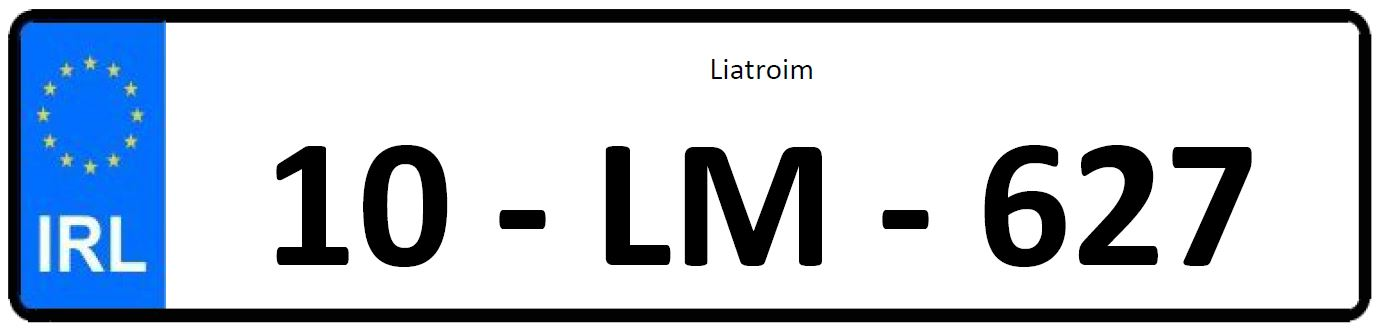
%> input picture IPA/number_plate_6.jpg, 1380 x 330 px
$ octave Assignment.m   (GNU Octave 9; MATLAB toolbox functions it lacks are replaced by stand-ins)
%> lines starting %> are read from the running program, lines starting %| are printed output that depends on the picture
%Algorithm.
% Read Image.
% Apply Noise.
%Convert into Grey Scale.
% Take the Complement of Grey Scale.
% Apply Filters
% Apply Erosion
% Apply Llyod Segmentation
% Extract Biggest Blob.
% Subtract the Image.
% Remove Smallest Blob.
% Count the Blob.

%Add path
addpath('C:\VSG_IPA_toolbox');
%Clear environment
clc;
clear all;

% [6 lines of commented-out code are left out]
image = imread('number_plate_6.jpg');
%> image is the input picture: size 330x1380x3 uint8; mean R, G, B 186.9, 195.6, 206.5
disp('Image read sucessfully');

dimension = figure;
imshow(image);
set(dimension,'Name','Given Input Image');
%Adding Noise
imageNoise = imnoise(image,'gaussian',0,0.2);
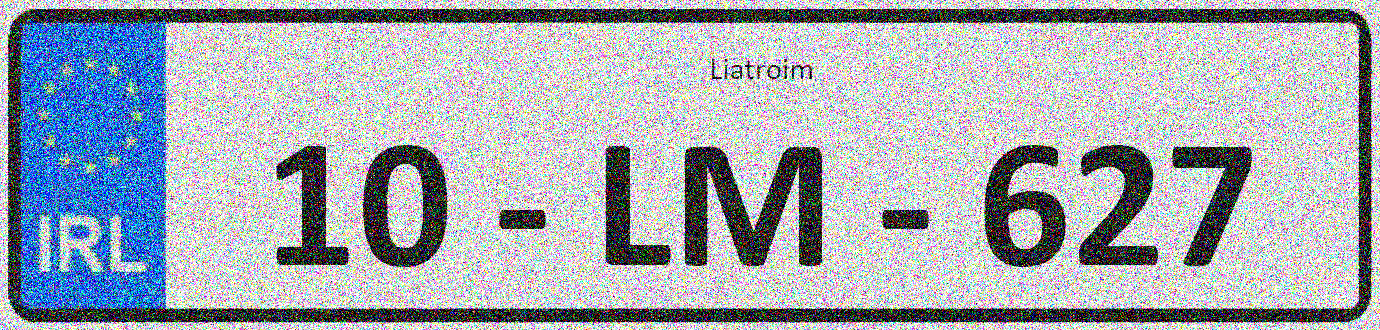
%> imageNoise: size 330x1380x3 uint8; mean R, G, B 165.8, 171.4, 178.6

%Converting into Grey Scale Image.
GreyImage = rgb2gray(imageNoise);
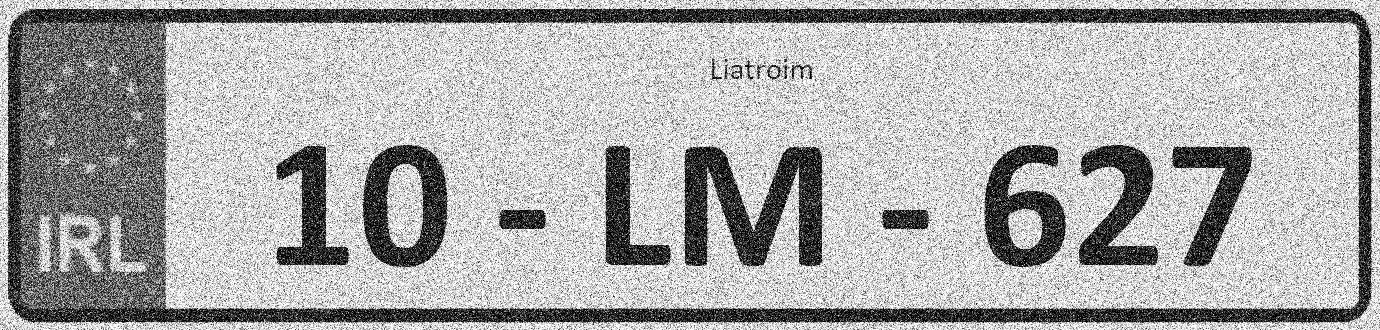
%> GreyImage: size 330x1380 uint8; min 0, max 255, mean 170.5
disp('Converted into  GreyScale Sucessfully');

% Applying NOT on the Grey Scale Image.
%> (the run ends here)

$ run again, with IPA/number_plate_1.jpg copied over IPA/number_plate_6.jpg
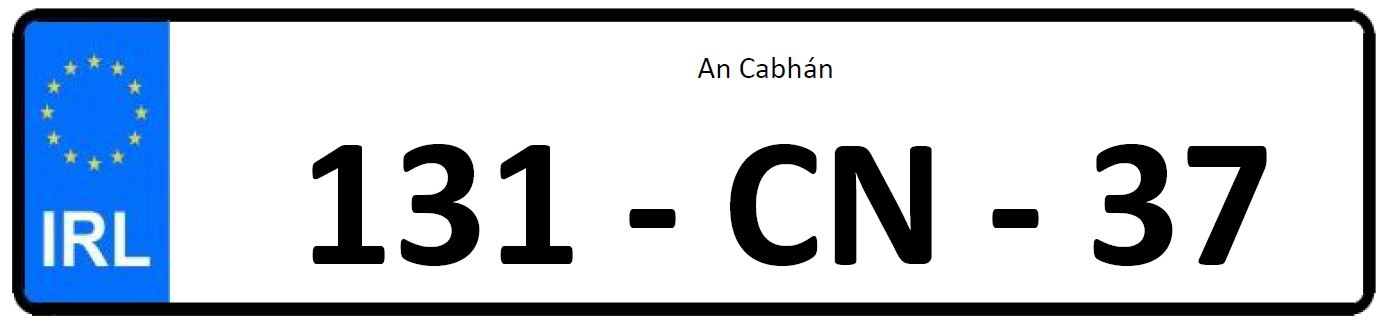
%> input picture IPA/number_plate_1.jpg, 1393 x 328 px
%> image is the input picture: size 328x1393x3 uint8; mean R, G, B 189.9, 198.4, 209
%> `imageNoise = imnoise(image,'gaussian',0,0.2);`:
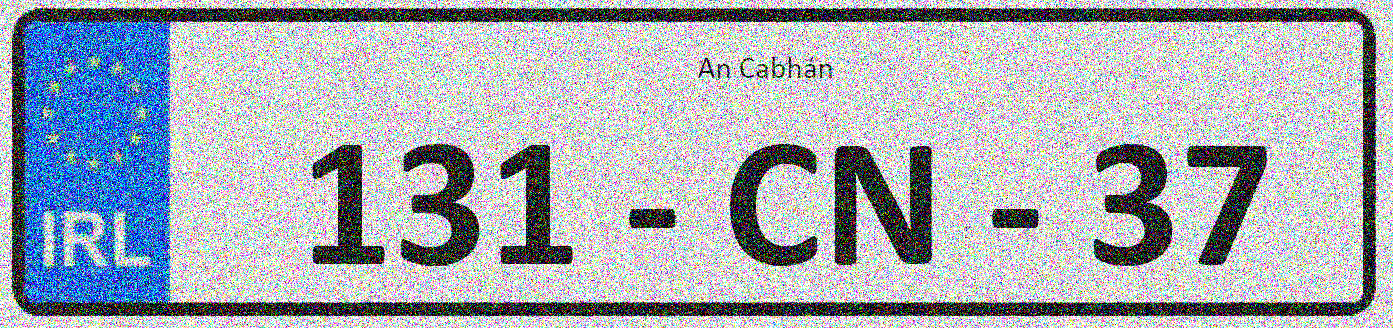
%> imageNoise: size 328x1393x3 uint8; mean R, G, B 167.7, 173.2, 180.2
%> `GreyImage = rgb2gray(imageNoise);`:
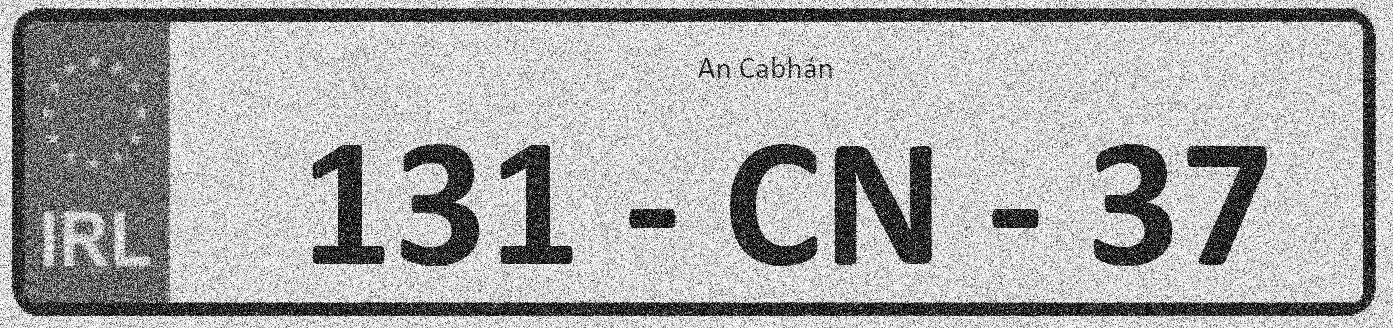
%> GreyImage: size 328x1393 uint8; min 0, max 255, mean 172.4
